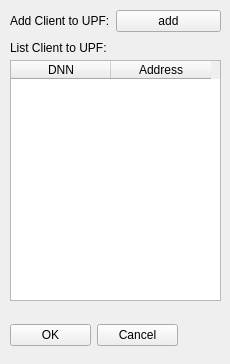
<?xml version="1.0" encoding="UTF-8"?>
<ui version="4.0">
 <class>MainWindow</class>
 <widget class="QMainWindow" name="MainWindow">
  <property name="geometry">
   <rect>
    <x>0</x>
    <y>0</y>
    <width>230</width>
    <height>364</height>
   </rect>
  </property>
  <property name="windowTitle">
   <string>MainWindow</string>
  </property>
  <widget class="QWidget" name="centralwidget">
   <widget class="QWidget" name="gridLayoutWidget">
    <property name="geometry">
     <rect>
      <x>10</x>
      <y>320</y>
      <width>168</width>
      <height>31</height>
     </rect>
    </property>
    <layout class="QGridLayout" name="gridLayout">
     <item row="0" column="0">
      <widget class="QPushButton" name="pushButton">
       <property name="text">
        <string>OK</string>
       </property>
      </widget>
     </item>
     <item row="0" column="1">
      <widget class="QPushButton" name="pushButton_5">
       <property name="text">
        <string>Cancel</string>
       </property>
      </widget>
     </item>
    </layout>
   </widget>
   <widget class="QTableWidget" name="tableWidget_2">
    <property name="geometry">
     <rect>
      <x>10</x>
      <y>60</y>
      <width>211</width>
      <height>241</height>
     </rect>
    </property>
    <column>
     <property name="text">
      <string>DNN</string>
     </property>
    </column>
    <column>
     <property name="text">
      <string>Address</string>
     </property>
    </column>
   </widget>
   <widget class="QLabel" name="label_19">
    <property name="geometry">
     <rect>
      <x>10</x>
      <y>40</y>
      <width>101</width>
      <height>16</height>
     </rect>
    </property>
    <property name="text">
     <string>List Client to UPF:</string>
    </property>
   </widget>
   <widget class="QWidget" name="formLayoutWidget_4">
    <property name="geometry">
     <rect>
      <x>10</x>
      <y>10</y>
      <width>211</width>
      <height>27</height>
     </rect>
    </property>
    <layout class="QFormLayout" name="formLayout_4">
     <item row="0" column="1">
      <widget class="QPushButton" name="pushButton_2">
       <property name="text">
        <string>add</string>
       </property>
      </widget>
     </item>
     <item row="0" column="0">
      <widget class="QLabel" name="label_20">
       <property name="text">
        <string>Add Client to UPF:</string>
       </property>
      </widget>
     </item>
    </layout>
   </widget>
  </widget>
 </widget>
 <resources/>
 <connections/>
</ui>
